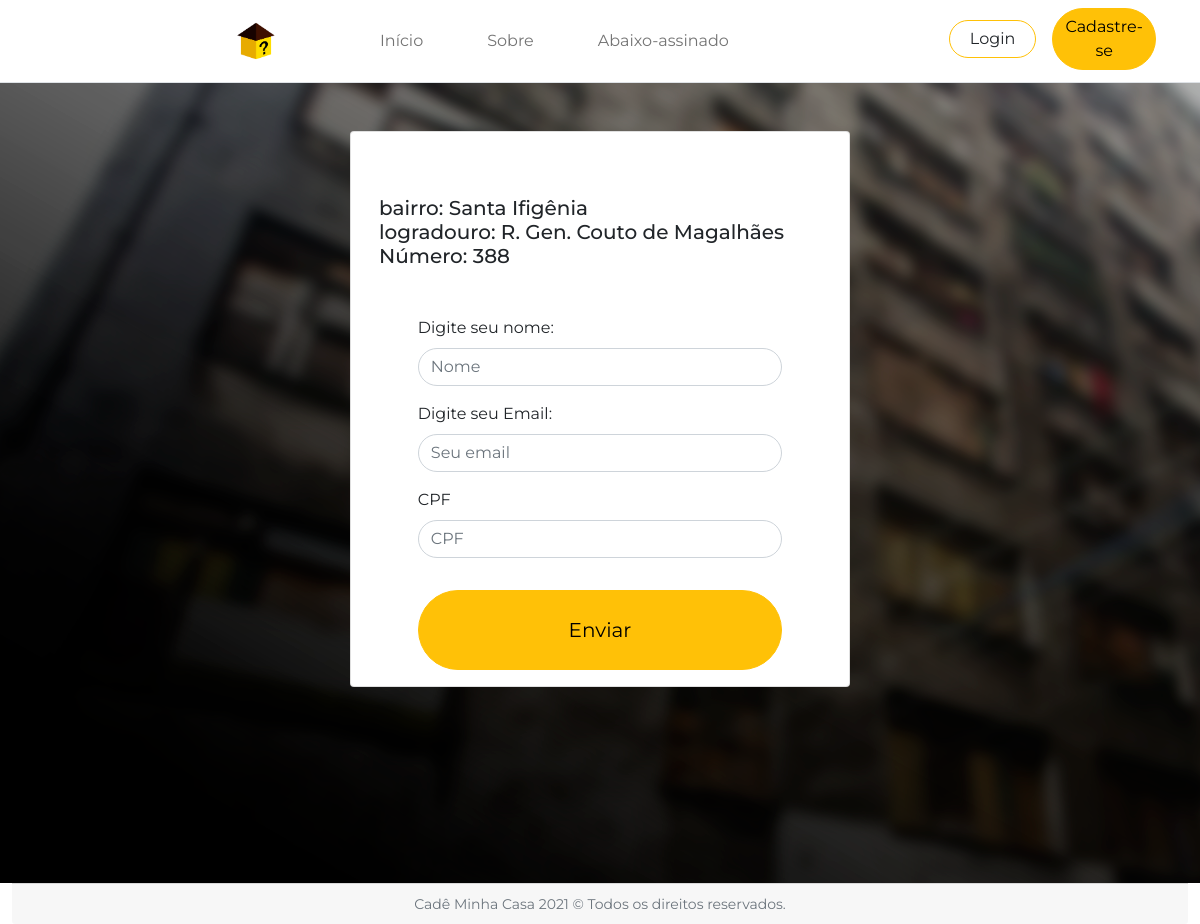
Screenshot of /frontend/pages/form.php?id=1 with the database file from the repository.
### tables this page shows
CREATE TABLE `imov_aban_ver` (
  `ID_IMOVEL` int(11) NOT NULL,
  `IMAGEM` tinytext DEFAULT NULL,
  `LOGRADOURO` varchar(60) NOT NULL,
  `NUMERO` int(11) NOT NULL,
  `COMPLEMENTO` varchar(80) DEFAULT NULL,
  `BAIRRO` varchar(30) NOT NULL,
  `CEP` char(9) NOT NULL
);

### backend/formExibidados.php (called while the page is built)
<?php
require 'Connection.php';
$idImovel = $_GET['id'];
$consulta = $pdo->query("SELECT * FROM IMOV_ABAN_VER WHERE ID_IMOVEL = $idImovel");

### frontend/pages/form.php (the view, shortened to what this page needs)
<?php
require '../../backend/Connection.php';
require '../../backend/formExibidados.php'
?>
<!DOCTYPE html>
<html lang="pt-BR">
<head>
    <link href="https://cdn.jsdelivr.net/npm/bootstrap@5.0.0-beta1/dist/css/bootstrap.min.css" rel="stylesheet">
    <link rel="stylesheet" href="../styles/style.css">
</head>
<body>
    <div class="container-fluid" style="background-image: url(../images/fundo.png); background-repeat: no-repeat; height: 100vh;">
        <div class="row d-flex justify-content-center">
            <div class="col-lg-5 col-sm-12 card rounded mt-lg-5 mt-md-3 mt-sm-4 mb-5">
                <div class="card-body">
                      <?php
                        while ($dadosImovel = $consulta->fetch(PDO::FETCH_ASSOC)) {
                     ?>
                        <h5 class="card-title  mb-md-5 mt-md-5 mb-sm-3 mt-sm-4">
                            bairro: <?= $dadosImovel['BAIRRO'] ?><br>
                            logradouro: <?= $dadosImovel['LOGRADOURO'] ?><br>
                            Número: <?= $dadosImovel['NUMERO'] ?>
                        </h5>
                        <?php
                          }
                        ?>
                        <div class="row d-flex justify-content-center">
                            <div class="col-10 mb-3">
                                <form action="../../backend/cadastrar_abaixoassin.php" method="POST">
                                    <label for="Nome" class="form-label">Digite seu nome:</label>
                                    <input type="nome" name="nome" class="form-control rounded-pill text-muted" id="Nome" aria-describedby="nome" placeholder="Nome">
                            </div>
                            <div class="col-10 mb-3">
                                <label for="Email" class="form-label">Digite seu Email:</label>
                                <input type="email" name="email" class="form-control rounded-pill bg-white" id="Email" placeholder="Seu email">
                            </div>
                            <div class="col-10 mb-3">
                                <label for="CPF" class="form-label">CPF</label>
                                <input type="number" name="CPF" class="form-control rounded-pill bg-white" id="CPF" placeholder="CPF">
                            </div>
                            <div class="col-md-10 col-sm-12 mt-3">
                                <button type="submit" class="btn btn-warning btn-lg rounded-pill w-100" style="height: 5rem;">
                                    Enviar
                                </button>
                            </div>
                        </div>
                </div>
            </div>
        </div>
    </div>
</body>
<footer>
</footer>
</body>
</html>
</html>

### frontend/styles/style.css (style rules this page uses)
* { font-family: 'Montserrat', sans-serif; margin: 0px; padding: 0px; }

### rows the page displays
imov_aban_ver: BAIRRO "Santa Ifigênia", LOGRADOURO "R. Gen. Couto de Magalhães", NUMERO "388"
